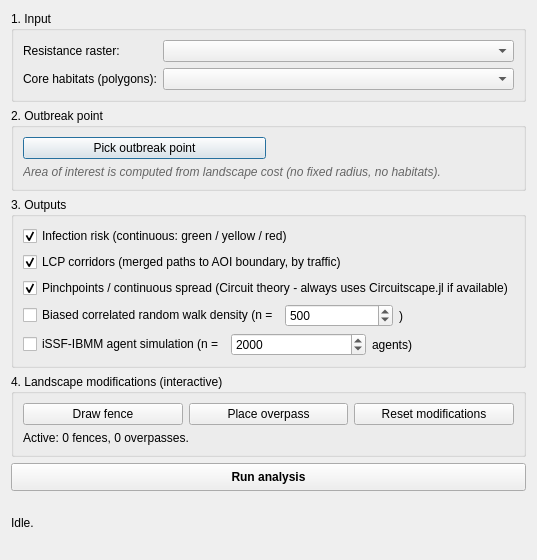
<?xml version="1.0" encoding="UTF-8"?>
<ui version="4.0">
 <class>WildboarConnectivityDialogBase</class>
 <widget class="QDialog" name="WildboarConnectivityDialogBase">
  <property name="geometry">
   <rect><x>0</x><y>0</y><width>520</width><height>560</height></rect>
  </property>
  <property name="windowTitle">
   <string>Wildboar Connectivity (ASF) v0.5</string>
  </property>
  <layout class="QVBoxLayout" name="verticalLayout">

   <item>
    <widget class="QGroupBox" name="grpInputs">
     <property name="title"><string>1. Input</string></property>
     <layout class="QFormLayout" name="formInputs">
      <item row="0" column="0">
       <widget class="QLabel" name="lblRaster">
        <property name="text"><string>Resistance raster:</string></property>
       </widget>
      </item>
      <item row="0" column="1">
       <widget class="QgsMapLayerComboBox" name="cmbRaster"/>
      </item>
      <item row="1" column="0">
       <widget class="QLabel" name="lblHabitats">
        <property name="text"><string>Core habitats (polygons):</string></property>
       </widget>
      </item>
      <item row="1" column="1">
       <widget class="QgsMapLayerComboBox" name="cmbHabitats">
        <property name="toolTip">
         <string>Optional. If set, LCPs target these habitat polygons instead of auto-detected low-resistance clusters.</string>
        </property>
       </widget>
      </item>
     </layout>
    </widget>
   </item>

   <item>
    <widget class="QGroupBox" name="grpOrigin">
     <property name="title"><string>2. Outbreak point</string></property>
     <layout class="QGridLayout" name="gridOrigin">
      <item row="0" column="0">
       <widget class="QPushButton" name="btnPickOrigin">
        <property name="text"><string>Pick outbreak point</string></property>
        <property name="toolTip">
         <string>Click anywhere on the map - that's the location where ASF is introduced. No habitats needed.</string>
        </property>
       </widget>
      </item>
      <item row="0" column="1">
       <widget class="QLabel" name="lblOrigin">
        <property name="text"><string>&lt;not picked&gt;</string></property>
        <property name="wordWrap"><bool>true</bool></property>
       </widget>
      </item>
      <item row="1" column="0" colspan="2">
       <widget class="QLabel" name="lblAoiNote">
        <property name="text"><string>Area of interest is computed from landscape cost (no fixed radius, no habitats).</string></property>
        <property name="styleSheet"><string>color: #666; font-style: italic;</string></property>
       </widget>
      </item>
     </layout>
    </widget>
   </item>

   <item>
    <widget class="QGroupBox" name="grpMethods">
     <property name="title"><string>3. Outputs</string></property>
     <layout class="QVBoxLayout" name="methodsLayout">
      <item>
       <widget class="QCheckBox" name="chkRisk">
        <property name="text"><string>Infection risk (continuous: green / yellow / red)</string></property>
        <property name="checked"><bool>true</bool></property>
       </widget>
      </item>
      <item>
       <widget class="QCheckBox" name="chkLcp">
        <property name="text"><string>LCP corridors (merged paths to AOI boundary, by traffic)</string></property>
        <property name="checked"><bool>true</bool></property>
        <property name="toolTip">
         <string>For 16 synthetic destinations sampled around the AOI boundary, compute the optimal path. Segments shared by many LCPs become the corridor backbone.</string>
        </property>
       </widget>
      </item>
      <item>
       <widget class="QCheckBox" name="chkCircuit">
        <property name="text"><string>Pinchpoints / continuous spread (Circuit theory - always uses Circuitscape.jl if available)</string></property>
        <property name="checked"><bool>true</bool></property>
       </widget>
      </item>
      <item>
       <layout class="QHBoxLayout" name="hRandom">
        <item>
         <widget class="QCheckBox" name="chkRandomWalk">
          <property name="text"><string>Biased correlated random walk density (n =</string></property>
          <property name="checked"><bool>false</bool></property>
          <property name="toolTip">
           <string>Stochastic BCRW: per-step probability combines a 1/(R*step) cost bias with a von Mises directional-persistence term (Codling et al. 2008; Turchin 1998). The visit-count raster converges to the Circuitscape current map in the limit, but a single run shows individual trajectories.</string>
          </property>
         </widget>
        </item>
        <item>
         <widget class="QSpinBox" name="spnNWalks">
          <property name="minimum"><number>50</number></property>
          <property name="maximum"><number>5000</number></property>
          <property name="value"><number>500</number></property>
          <property name="singleStep"><number>50</number></property>
         </widget>
        </item>
        <item>
         <widget class="QLabel" name="lblWalksTail">
          <property name="text"><string>)</string></property>
         </widget>
        </item>
        <item>
         <spacer><property name="orientation"><enum>Qt::Horizontal</enum></property></spacer>
        </item>
       </layout>
      </item>
      <item>
       <layout class="QHBoxLayout" name="hIBMM">
        <item>
         <widget class="QCheckBox" name="chkIBMM">
          <property name="text"><string>iSSF-IBMM agent simulation (n =</string></property>
          <property name="checked"><bool>false</bool></property>
          <property name="toolTip">
           <string>Individual-Based Movement Model driven by the fitted iSSF. Agents start at the outbreak zone and select steps proportionally to the habitat suitability raster (exp(sum beta_i * covariate_i)). Step lengths follow a Gamma distribution calibrated to GPS telemetry (mean ~400 m at 15-min interval); turning angles follow a von Mises distribution (kappa=0.5). Select the iSSF raster in the Inputs section above.</string>
          </property>
         </widget>
        </item>
        <item>
         <widget class="QSpinBox" name="spnNAgents">
          <property name="minimum"><number>100</number></property>
          <property name="maximum"><number>5000</number></property>
          <property name="value"><number>2000</number></property>
          <property name="singleStep"><number>100</number></property>
         </widget>
        </item>
        <item>
         <widget class="QLabel" name="lblAgentsTail">
          <property name="text"><string>agents)</string></property>
         </widget>
        </item>
        <item>
         <spacer><property name="orientation"><enum>Qt::Horizontal</enum></property></spacer>
        </item>
       </layout>
      </item>
     </layout>
    </widget>
   </item>

   <item>
    <widget class="QGroupBox" name="grpMods">
     <property name="title"><string>4. Landscape modifications (interactive)</string></property>
     <layout class="QGridLayout" name="gridMods">
      <item row="0" column="0">
       <widget class="QPushButton" name="btnDrawFence">
        <property name="text"><string>Draw fence</string></property>
        <property name="toolTip">
         <string>Left-click to add vertices, right-click or double-click to finish. Esc cancels.</string>
        </property>
       </widget>
      </item>
      <item row="0" column="1">
       <widget class="QPushButton" name="btnPlaceOverpass">
        <property name="text"><string>Place overpass</string></property>
       </widget>
      </item>
      <item row="0" column="2">
       <widget class="QPushButton" name="btnResetMods">
        <property name="text"><string>Reset modifications</string></property>
       </widget>
      </item>
      <item row="1" column="0" colspan="3">
       <widget class="QLabel" name="lblMods">
        <property name="text"><string>Active: 0 fences, 0 overpasses.</string></property>
       </widget>
      </item>
     </layout>
    </widget>
   </item>

   <item>
    <widget class="QPushButton" name="btnRun">
     <property name="text"><string>Run analysis</string></property>
     <property name="styleSheet"><string>font-weight: bold; padding: 6px;</string></property>
    </widget>
   </item>

   <item>
    <widget class="QLabel" name="lblStatus">
     <property name="text"><string>Idle.</string></property>
     <property name="wordWrap"><bool>true</bool></property>
    </widget>
   </item>

  </layout>
 </widget>

 <customwidgets>
  <customwidget>
   <class>QgsMapLayerComboBox</class>
   <extends>QComboBox</extends>
   <header>qgsmaplayercombobox.h</header>
  </customwidget>
 </customwidgets>

 <resources/>
 <connections/>
</ui>
